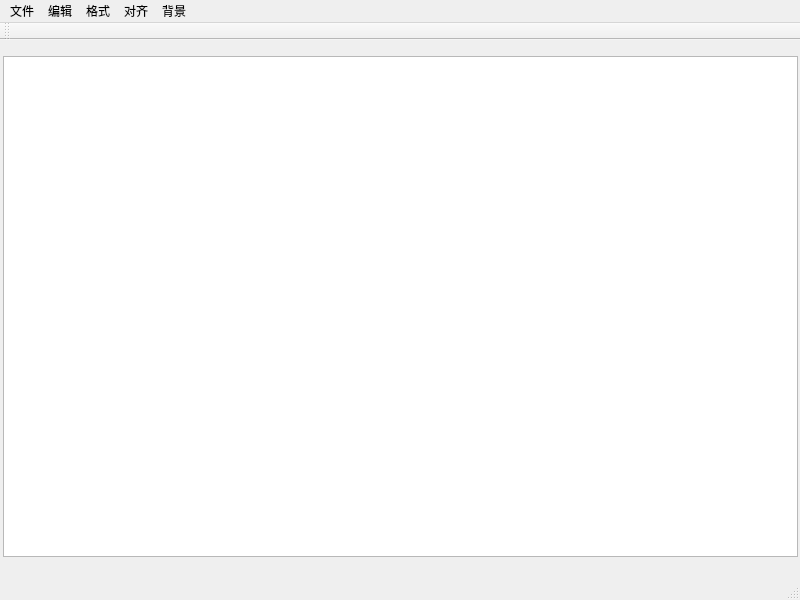
<?xml version="1.0" encoding="UTF-8"?>
<ui version="4.0">
 <class>MainWindow</class>
 <widget class="QMainWindow" name="MainWindow">
  <property name="geometry">
   <rect>
    <x>0</x>
    <y>0</y>
    <width>800</width>
    <height>600</height>
   </rect>
  </property>
  <property name="windowTitle">
   <string>MainWindow</string>
  </property>
  <widget class="QWidget" name="centralWidget">
   <widget class="QTextEdit" name="textEdit">
    <property name="geometry">
     <rect>
      <x>3</x>
      <y>16</y>
      <width>795</width>
      <height>501</height>
     </rect>
    </property>
   </widget>
  </widget>
  <widget class="QMenuBar" name="menuBar">
   <property name="geometry">
    <rect>
     <x>0</x>
     <y>0</y>
     <width>800</width>
     <height>26</height>
    </rect>
   </property>
   <widget class="QMenu" name="menu">
    <property name="title">
     <string>文件</string>
    </property>
    <addaction name="actionNew"/>
    <addaction name="actionOpen"/>
    <addaction name="actionSave"/>
    <addaction name="actionSaveAs"/>
    <addaction name="actionExit"/>
   </widget>
   <widget class="QMenu" name="menu_2">
    <property name="title">
     <string>编辑</string>
    </property>
    <addaction name="actionUndo"/>
    <addaction name="actionRedo"/>
    <addaction name="actionCopy"/>
    <addaction name="actionPaste"/>
    <addaction name="actionCut"/>
   </widget>
   <widget class="QMenu" name="menu_3">
    <property name="title">
     <string>格式</string>
    </property>
    <addaction name="actionColour"/>
    <addaction name="actionUnderline"/>
    <addaction name="actionItalic"/>
    <addaction name="actionBold"/>
    <addaction name="actionWordtype"/>
   </widget>
   <widget class="QMenu" name="menu_4">
    <property name="title">
     <string>对齐</string>
    </property>
    <addaction name="actionLift"/>
    <addaction name="actionRight"/>
    <addaction name="actionMiddle"/>
   </widget>
   <widget class="QMenu" name="menu_5">
    <property name="title">
     <string>背景</string>
    </property>
    <addaction name="actionNext"/>
    <addaction name="actionSearch"/>
   </widget>
   <addaction name="menu"/>
   <addaction name="menu_2"/>
   <addaction name="menu_3"/>
   <addaction name="menu_4"/>
   <addaction name="menu_5"/>
  </widget>
  <widget class="QToolBar" name="mainToolBar">
   <attribute name="toolBarArea">
    <enum>TopToolBarArea</enum>
   </attribute>
   <attribute name="toolBarBreak">
    <bool>false</bool>
   </attribute>
  </widget>
  <widget class="QStatusBar" name="statusBar"/>
  <action name="actionnew_N">
   <property name="text">
    <string>new(&amp;N)</string>
   </property>
  </action>
  <action name="actionNew">
   <property name="text">
    <string>new</string>
   </property>
  </action>
  <action name="actionOpen">
   <property name="text">
    <string>open</string>
   </property>
  </action>
  <action name="actionSave">
   <property name="text">
    <string>save</string>
   </property>
  </action>
  <action name="actionSaveAs">
   <property name="text">
    <string>saveAs</string>
   </property>
  </action>
  <action name="actionExit">
   <property name="text">
    <string>exit</string>
   </property>
  </action>
  <action name="actionUndo">
   <property name="text">
    <string>undo</string>
   </property>
  </action>
  <action name="actionRedo">
   <property name="text">
    <string>redo</string>
   </property>
  </action>
  <action name="actionCopy">
   <property name="text">
    <string>copy</string>
   </property>
  </action>
  <action name="actionPaste">
   <property name="text">
    <string>paste</string>
   </property>
  </action>
  <action name="actionCut">
   <property name="text">
    <string>cut</string>
   </property>
  </action>
  <action name="actionColour">
   <property name="text">
    <string>colour</string>
   </property>
  </action>
  <action name="actionUnderline">
   <property name="text">
    <string>underline</string>
   </property>
  </action>
  <action name="actionItalic">
   <property name="text">
    <string>italic</string>
   </property>
  </action>
  <action name="actionBold">
   <property name="text">
    <string>bold</string>
   </property>
  </action>
  <action name="actionWordtype">
   <property name="text">
    <string>wordtype</string>
   </property>
  </action>
  <action name="actionLift">
   <property name="text">
    <string>lift</string>
   </property>
  </action>
  <action name="actionRight">
   <property name="text">
    <string>right</string>
   </property>
  </action>
  <action name="actionMiddle">
   <property name="text">
    <string>middle</string>
   </property>
  </action>
  <action name="actionNext">
   <property name="text">
    <string>Next</string>
   </property>
  </action>
  <action name="actionSearch">
   <property name="text">
    <string>Search</string>
   </property>
  </action>
 </widget>
 <layoutdefault spacing="6" margin="11"/>
 <resources/>
 <connections/>
</ui>
